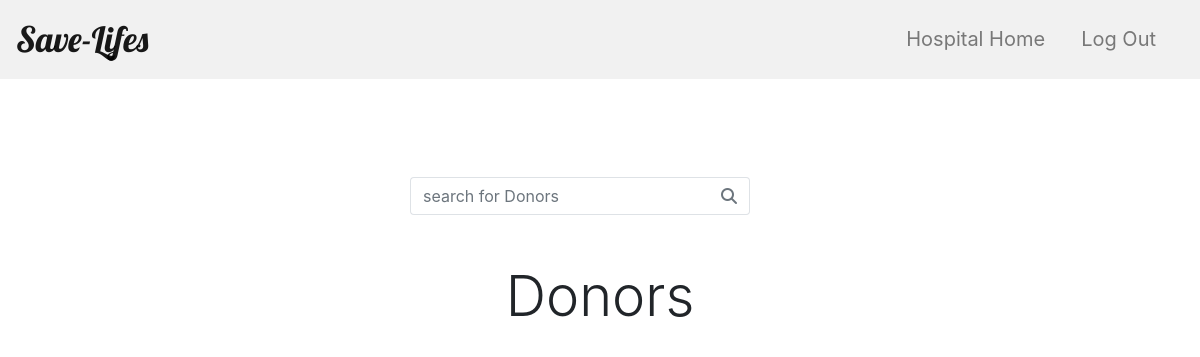
Page /Hospital/potentialDonor/ (signed in) on the earlier database version.
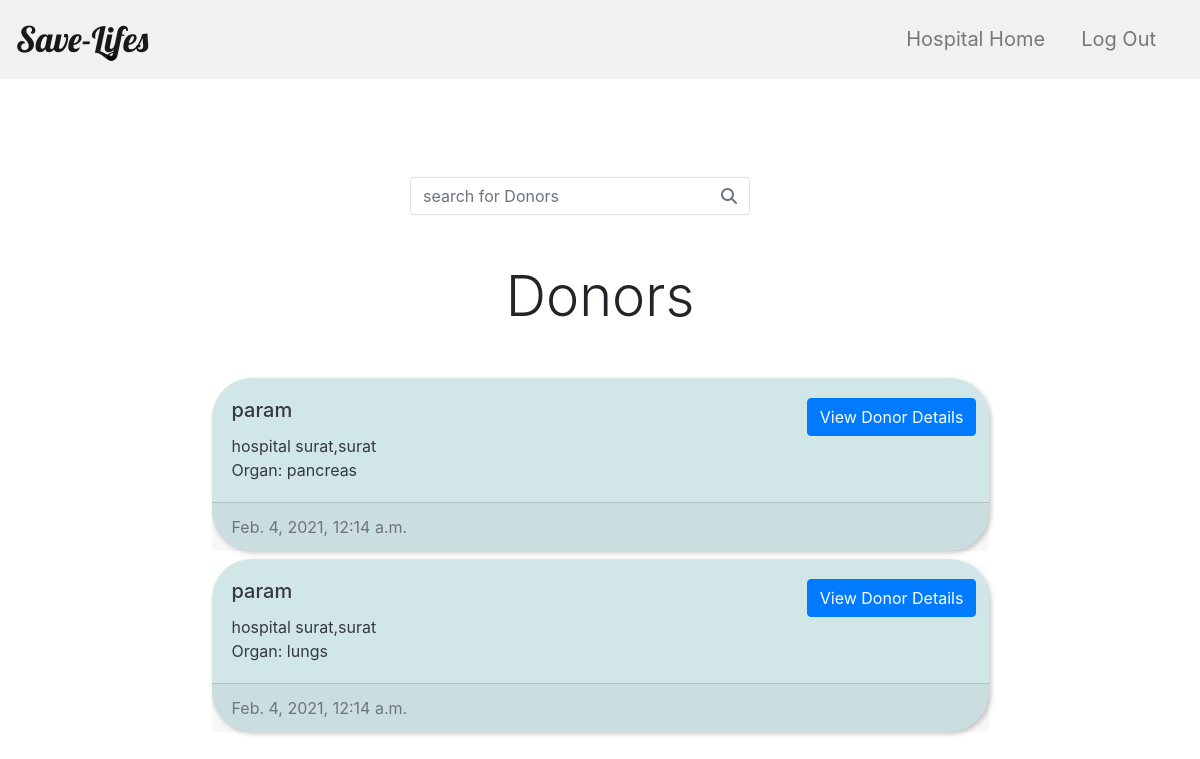
Same page on the later database version.
### hospital/models.py (models this page shows)
class Hospital(models.Model):
    hospital_email=models.CharField(max_length=50,primary_key=True,help_text ='write your email')
    hospital_name=models.CharField(max_length=30)
    hospital_city=models.CharField(max_length=20)
    hospital_mobile_no=models.CharField(max_length=10)
    hospital_address=models.CharField(max_length=100,help_text = 'write your email')
    zip_code=models.CharField(max_length=6)

class Donor(models.Model):
    donor_id=models.AutoField(primary_key=True)
    hospital_email=models.CharField(max_length=50,default=None)
    donor_name=models.CharField(max_length=50)
    donor_dob=models.DateTimeField()
    donor_organ=models.CharField(max_length=50,default=None)
    donor_height=models.CharField(max_length=50)
    donor_weight=models.CharField(max_length=50)
    donor_bloodGroup=models.CharField(max_length=10)
    donor_gender=models.CharField(max_length=10)
    donor_diseases=models.TextField(max_length=100,blank=True)
    donor_addiction=models.TextField(max_length=100,blank=True)
    donor_info=models.CharField(max_length=200,blank=True)
    donor_added_time=models.DateTimeField(default=None)
    models.ForeignKey(Hospital,on_delete=models.CASCADE)
    class Meta:
        unique_together = ('donor_id','hospital_email')

### hospital/views.py (the view)
# urls.py: url('potentialDonor/',PotentialDonorList),
def PotentialDonorList(request):
    if request.user.is_authenticated:
        loggedin_user=request.user.username
        don=Donor.objects.exclude(hospital_email=loggedin_user)
        hos=Hospital.objects.exclude(hospital_email=loggedin_user)
        return render(request,'potentialDonor.html',{'other_donors':don,'hos':hos})

### hospital/templates/potentialDonor.html (shortened to what this page needs)
<html>
<head>
    {% load static %}
    <link rel="stylesheet" type="text/css" href="{% static 'css/style2.css' %}">
    <link rel="stylesheet" href="https://stackpath.bootstrapcdn.com/bootstrap/4.4.1/css/bootstrap.min.css">
    <link rel="stylesheet" href="https://cdnjs.cloudflare.com/ajax/libs/bootstrap-datepicker/1.4.1/css/bootstrap-datepicker3.css" />
</head>
<body>
    <nav class="navbar navbar-expand-lg navbar-light sticky-top" style="background-color: #f1f1f1;">
        <a class="navbar-brand" href="#" style="font-size: 35px;">Save-Lifes</a>
        <div class="collapse navbar-collapse justify-content-end" id="navbarNavAltMarkup">
            <div class="navbar-nav" style="font-size: 20px;">
                <a class="nav-item nav-link" href="/Hospital/hospitalHome/">Hospital Home</a>
                <a class="nav-item nav-link" href="/Hospital/logout/">Log Out</a>
            </div>
        </div>
    </nav>
    <div class="container">
        <div class="input-group col-md-4 py-5" style="margin-top: 50px; margin-left:350px;">
            <input class="form-control py-2 border-right-0 border" type="search" placeholder="search for Donors" id="example-search-input">
            <span class="input-group-append">
            <button class="btn btn-outline-secondary border-left-0 border" type="button">
                <i class="fa fa-search"></i>
            </button>
          </span>
        </div>
        <h2 class="mb-5 text-center display-4">Donors</h2>
        {% for item in other_donors %} {% for i in hos %} {% if item.hospital_email == i.hospital_email %}
        <div class="card my-2 text-dark " style="background:rgb(209, 230, 231) ;width: 70%; margin: auto;border-radius: 40px;  box-shadow: 2px 2px 5px .1px rgb(201, 200, 200);border:none">
            <div class="card-body">
                <div class="row">
                    <div class="col-md-9">
                        <h5 class="card-title">{{i.hospital_name}}
                        </h5>
                        <p class="card-text">
                            {{i.hospital_address}},{{i.hospital_city}} <br>Organ: {{item.donor_organ}}
                        </p>
                    </div>
                    <div class="col-md-3">
                        <form action="/Hospital/DonorDetails/" method="POST">
                            <input type="submit" id="donbtn" class="btn text-center btn-primary" value="View Donor Details">
                        </form>
                    </div>
                </div>
            </div>
            <div class="card-footer text-muted">
                {{item.donor_added_time}}
            </div>
        </div>
        {% endif %} {% endfor %} {% endfor %}
    </div>
</body>
</html>

Differences in the rows shown:
added Donor: donor_organ "pancreas", donor_added_time "Feb. 4, 2021, 12:14 a.m."
added Hospital: hospital_name "param", hospital_address "hospital surat", hospital_city "surat"
added Donor: donor_organ "lungs", donor_added_time "Feb. 4, 2021, 12:14 a.m."
